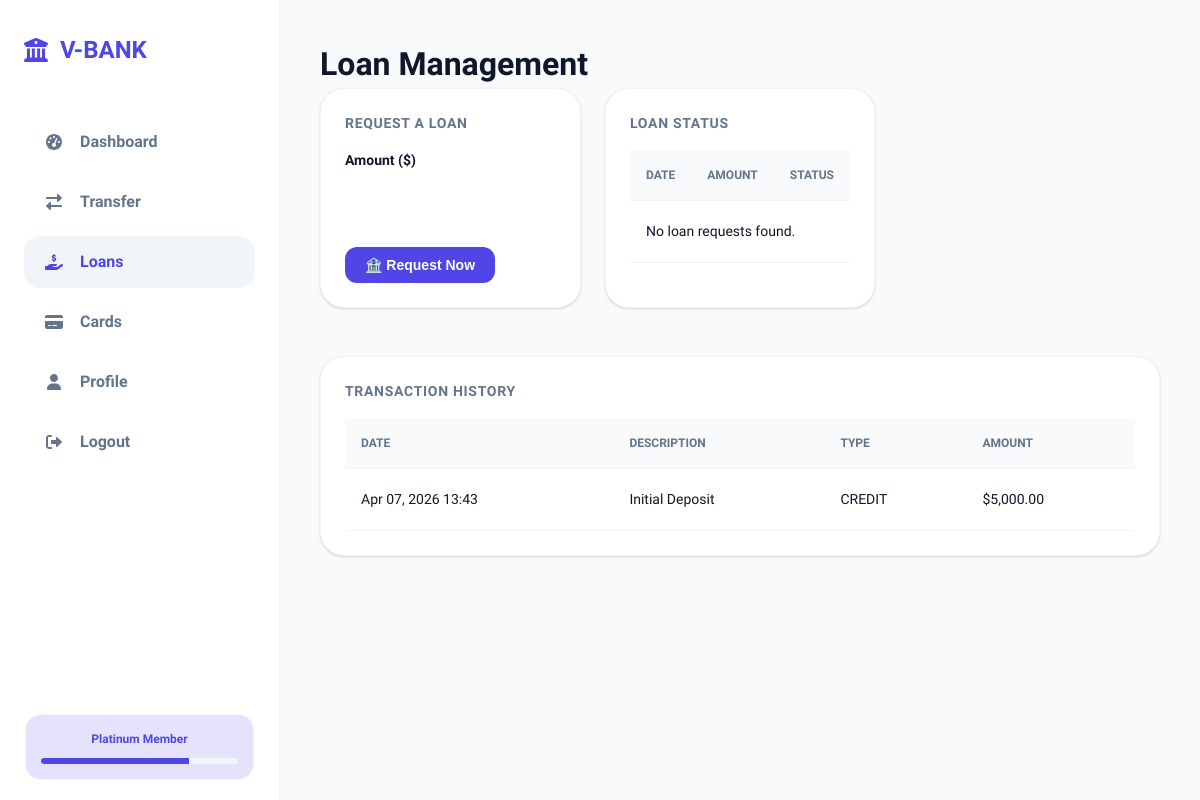
Page /loans.php (signed in) on the committed database.
### tables this page shows
CREATE TABLE IF NOT EXISTS transactions (
    id INT AUTO_INCREMENT PRIMARY KEY,
    user_id INT,
    type ENUM('credit', 'debit') NOT NULL,
    description TEXT,
    amount DECIMAL(10, 2),
    created_at TIMESTAMP DEFAULT CURRENT_TIMESTAMP,
    FOREIGN KEY (user_id) REFERENCES users(id)
);

### functions.php (called while the page is built, shortened)
<?php
function get_user_data($conn, $user_id) {
    if (SECURE_MODE) {
        $sql = "SELECT * FROM users WHERE id = ?";
        $stmt = $conn->prepare($sql);
        $stmt->bind_param("i", $user_id);
        $stmt->execute();
        $result = $stmt->get_result();
        return $result->fetch_assoc();
    } else {
        $sql = "SELECT * FROM users WHERE id = $user_id";
        $result = $conn->query($sql);
        return $result->fetch_assoc();
    }
}
function get_transactions($conn, $user_id) {
    if (SECURE_MODE) {
        $sql = "SELECT * FROM transactions WHERE user_id = ? ORDER BY created_at DESC";
        $stmt = $conn->prepare($sql);
        $stmt->bind_param("i", $user_id);
        $stmt->execute();
        return $stmt->get_result();
    } else {
        $sql = "SELECT * FROM transactions WHERE user_id = $user_id ORDER BY created_at DESC";
        return $conn->query($sql);
    }
}
?>

### loans.php (the view, shortened to what this page needs)
<?php
require_once 'functions.php';
$user = get_user_data($conn, $_SESSION['user_id']);
if (SECURE_MODE) {
    $stmt = $conn->prepare("SELECT * FROM loans WHERE user_id = ? ORDER BY created_at DESC");
    $stmt->bind_param("i", $user['id']);
    $stmt->execute();
    $loans = $stmt->get_result();
} else {
    $loans = $conn->query("SELECT * FROM loans WHERE user_id = {$user['id']} ORDER BY created_at DESC");
}
?>
<!DOCTYPE html>
<html lang="en">
<head>
    <link rel="stylesheet" href="css/style.css">
</head>
<body class="light">
    <div class="app-container">
        <?php include 'sidebar.php'; ?>
        <main class="main-content">
            <h1>Loan Management</h1>
            <div class="dashboard-grid">
                <div class="card">
                    <h3>Request a Loan</h3>
                    <form method="POST">
                        <div class="form-group">
                            <label>Amount ($)</label>
                            <input type="number" name="amount" required min="1">
                        </div>
                        <button type="submit" name="request_loan" class="btn btn-primary btn-submit">🏦 Request Now</button>
                    </form>
                </div>
                <div class="card">
                    <h3>Loan Status</h3>
                    <table>
                        <thead>
                            <tr>
                                <th>Date</th>
                                <th>Amount</th>
                                <th>Status</th>
                            </tr>
                        </thead>
                        <tbody>
                            <?php if ($loans && $loans->num_rows > 0): ?>
                                <?php while ($l = $loans->fetch_assoc()): ?>
                                <tr>
                                    <td><?php echo date('M d, Y', strtotime($l['created_at'])); ?></td>
                                    <td>$<?php echo number_format($l['amount'], 2); ?></td>
                                    <td style="color: <?php echo $l['status'] == 'approved' ? 'green' : ($l['status'] == 'rejected' ? 'red' : 'orange'); ?>">
                                        <?php echo strtoupper($l['status']); ?>
                                    </td>
                                </tr>
                                <?php endwhile; ?>
                            <?php else: ?>
                                <tr><td colspan="3">No loan requests found.</td></tr>
                            <?php endif; ?>
                        </tbody>
                    </table>
                </div>
            </div>
            <div class="card">
                <h3>Transaction History</h3>
                <?php
                $transactions = get_transactions($conn, $user['id']);
                ?>
                <table>
                    <thead>
                        <tr>
                            <th>Date</th>
                            <th>Description</th>
                            <th>Type</th>
                            <th>Amount</th>
                        </tr>
                    </thead>
                    <tbody>
                        <?php while ($t = $transactions->fetch_assoc()): ?>
                        <tr>
                            <td><?php echo date('M d, Y H:i', strtotime($t['created_at'])); ?></td>
                            <td><?php echo $t['description']; ?></td>
                            <td class="<?php echo $t['type'] == 'credit' ? 'text-success' : 'text-danger'; ?>">
                                <?php echo strtoupper($t['type']); ?>
                            </td>
                            <td>$<?php echo number_format($t['amount'], 2); ?></td>
                        </tr>
                        <?php endwhile; ?>
                    </tbody>
                </table>
            </div>
        </main>
    </div>
</body>
</html>

### css/style.css (style rules this page uses)
:root { --primary: #4f46e5; --primary-light: #818cf8; --primary-glow: rgba(79, 70, 229, 0.15); --secondary: #64748b; --success: #10b981; --danger: #ef4444; --warning: #f59e0b; --info: #0ea5e9; --bg-main: #f8fafc; --sidebar-bg: #ffffff; --card-bg: #ffffff; --text-main: #0f172a; --text-muted: #64748b; --border-color: #f1f5f9; --sidebar-border: #e2e8f0; --card-shadow: 0 4px 6px -1px rgb(0 0 0 / 0.05), 0 2px 4px -2px rgb(0 0 0 / 0.05); --card-shadow-hover: 0 10px 15px -3px rgb(0 0 0 / 0.07), 0 4px 6px -4px rgb(0 0 0 / 0.07); --glass-bg: rgba(255, 255, 255, 0.8); --glass-border: rgba(255, 255, 255, 0.1); }
* { margin: 0; padding: 0; box-sizing: border-box; }
body { font-family: 'Plus Jakarta Sans', sans-serif; background-color: var(--bg-main); color: var(--text-main); line-height: 1.5; overflow-x: hidden; transition: background-color 0.4s ease, color 0.4s ease; }
.form-group { margin-bottom: 1.5rem; }
.form-group label { display: block; font-size: 0.875rem; font-weight: 600; margin-bottom: 0.5rem; color: var(--text-main); }
.form-group input { width: 100%; padding: 0.75rem 1rem; background: rgba(255, 255, 255, 0.05); border: 1px solid rgba(255, 255, 255, 0.1); border-radius: 0.75rem; color: black; font-size: 1rem; transition: all 0.2s; }
.app-container { display: flex; min-height: 100vh; }
.main-content { margin-left: 280px; flex: 1; padding: 2.5rem; max-width: 1400px; }
.card { background: var(--card-bg); border: 1px solid var(--border-color); border-radius: 1.5rem; padding: 1.5rem; box-shadow: 0 1px 3px 0 rgba(0, 0, 0, 0.1), 0 1px 2px 0 rgba(0, 0, 0, 0.06); margin-bottom: 1.5rem; transition: transform 0.3s, box-shadow 0.3s; }
.card h3 { font-size: 0.875rem; font-weight: 700; color: var(--text-muted); text-transform: uppercase; letter-spacing: 0.05em; margin-bottom: 1rem; }
.dashboard-grid { display: grid; grid-template-columns: repeat(3, 1fr); gap: 1.5rem; margin-bottom: 1.5rem; }
table { width: 100%; border-collapse: separate; border-spacing: 0; }
th { background: #f8fafc; padding: 1rem; text-align: left; font-size: 0.75rem; font-weight: 700; color: var(--text-muted); text-transform: uppercase; border-bottom: 1px solid var(--border-color); }
td { padding: 1.25rem 1rem; border-bottom: 1px solid var(--border-color); font-size: 0.875rem; }
.btn { padding: 0.625rem 1.25rem; border-radius: 0.75rem; font-weight: 700; font-size: 0.875rem; cursor: pointer; transition: all 0.2s; border: none; display: inline-flex; align-items: center; gap: 0.5rem; }
.btn-primary { background: var(--primary); color: white; }

### rows in the picture
transactions: created_at "Apr 07, 2026 13:43", description "Initial Deposit", type "CREDIT", amount "5,000.00"
